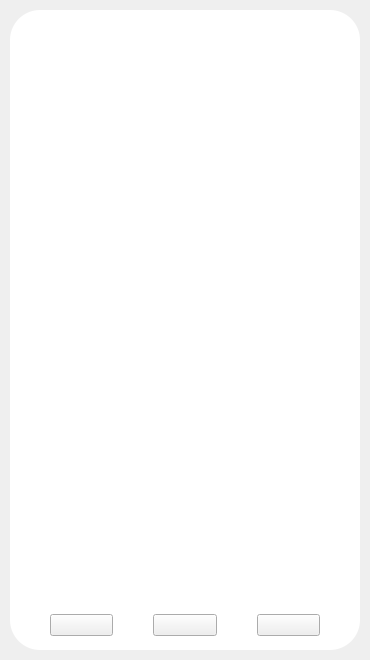
<?xml version="1.0" encoding="UTF-8"?>
<ui version="4.0">
 <class>MainWindow</class>
 <widget class="QMainWindow" name="MainWindow">
  <property name="geometry">
   <rect>
    <x>0</x>
    <y>0</y>
    <width>370</width>
    <height>660</height>
   </rect>
  </property>
  <property name="windowTitle">
   <string>MainWindow</string>
  </property>
  <widget class="QWidget" name="centralwidget">
   <widget class="QWidget" name="widget" native="true">
    <property name="geometry">
     <rect>
      <x>10</x>
      <y>10</y>
      <width>350</width>
      <height>640</height>
     </rect>
    </property>
    <property name="minimumSize">
     <size>
      <width>350</width>
      <height>640</height>
     </size>
    </property>
    <property name="maximumSize">
     <size>
      <width>350</width>
      <height>640</height>
     </size>
    </property>
    <property name="styleSheet">
     <string notr="true">QWidget#widget {
    background-color: rgb(255, 255, 255);
	border-radius: 30px;
}
</string>
    </property>
    <layout class="QVBoxLayout" name="verticalLayout">
     <property name="spacing">
      <number>0</number>
     </property>
     <property name="leftMargin">
      <number>0</number>
     </property>
     <property name="topMargin">
      <number>0</number>
     </property>
     <property name="rightMargin">
      <number>0</number>
     </property>
     <property name="bottomMargin">
      <number>0</number>
     </property>
     <item>
      <widget class="QWidget" name="widget_2" native="true">
       <property name="minimumSize">
        <size>
         <width>0</width>
         <height>50</height>
        </size>
       </property>
       <property name="maximumSize">
        <size>
         <width>16777215</width>
         <height>50</height>
        </size>
       </property>
      </widget>
     </item>
     <item>
      <widget class="QScrollArea" name="scrollArea">
       <property name="styleSheet">
        <string notr="true">background-color: transparent;
border: none;</string>
       </property>
       <property name="widgetResizable">
        <bool>true</bool>
       </property>
       <widget class="QWidget" name="scrollAreaWidgetContents_2">
        <property name="geometry">
         <rect>
          <x>0</x>
          <y>0</y>
          <width>350</width>
          <height>540</height>
         </rect>
        </property>
        <layout class="QVBoxLayout" name="verticalLayout_2">
         <item>
          <widget class="QWidget" name="widget_3" native="true"/>
         </item>
        </layout>
       </widget>
      </widget>
     </item>
     <item>
      <widget class="QWidget" name="widget_4" native="true">
       <property name="minimumSize">
        <size>
         <width>0</width>
         <height>50</height>
        </size>
       </property>
       <property name="maximumSize">
        <size>
         <width>16777215</width>
         <height>50</height>
        </size>
       </property>
       <property name="styleSheet">
        <string notr="true">QWidget#widget_4 {
	background-color: rgb(170, 170, 255);
	border-bottom-left-radius: 30px;
	border-bottom-right-radius: 30px;
}
QWidget#widget_4 &gt; QPushButton {
    background-color: transparent;
}</string>
       </property>
       <layout class="QHBoxLayout" name="horizontalLayout">
        <property name="spacing">
         <number>40</number>
        </property>
        <property name="leftMargin">
         <number>40</number>
        </property>
        <property name="topMargin">
         <number>0</number>
        </property>
        <property name="rightMargin">
         <number>40</number>
        </property>
        <property name="bottomMargin">
         <number>0</number>
        </property>
        <item>
         <widget class="QPushButton" name="pushButton">
          <property name="text">
           <string/>
          </property>
          <property name="icon">
           <iconset>
            <normaloff>../resources/images/icon/double-screen.png</normaloff>../resources/images/icon/double-screen.png</iconset>
          </property>
          <property name="iconSize">
           <size>
            <width>32</width>
            <height>32</height>
           </size>
          </property>
         </widget>
        </item>
        <item>
         <widget class="QPushButton" name="pushButton_2">
          <property name="text">
           <string/>
          </property>
          <property name="icon">
           <iconset>
            <normaloff>../resources/images/icon/home.png</normaloff>../resources/images/icon/home.png</iconset>
          </property>
          <property name="iconSize">
           <size>
            <width>32</width>
            <height>32</height>
           </size>
          </property>
         </widget>
        </item>
        <item>
         <widget class="QPushButton" name="pushButton_3">
          <property name="text">
           <string/>
          </property>
          <property name="icon">
           <iconset>
            <normaloff>../resources/images/icon/go-back-arrow.png</normaloff>../resources/images/icon/go-back-arrow.png</iconset>
          </property>
          <property name="iconSize">
           <size>
            <width>32</width>
            <height>32</height>
           </size>
          </property>
         </widget>
        </item>
       </layout>
      </widget>
     </item>
    </layout>
   </widget>
   <zorder>scrollArea</zorder>
   <zorder>label_2</zorder>
   <zorder>widget</zorder>
  </widget>
 </widget>
 <resources/>
 <connections/>
</ui>
